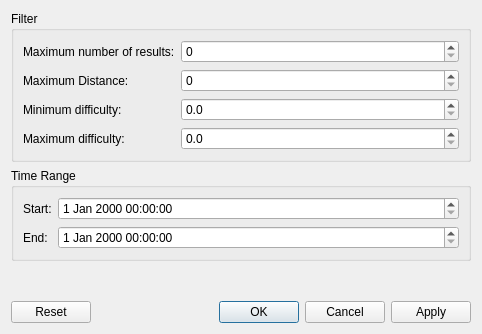
<?xml version="1.0" encoding="UTF-8"?>
<ui version="4.0">
 <class>OpenCachingConfigWidget</class>
 <widget class="QDialog" name="OpenCachingConfigWidget">
  <property name="geometry">
   <rect>
    <x>0</x>
    <y>0</y>
    <width>482</width>
    <height>334</height>
   </rect>
  </property>
  <property name="windowTitle">
   <string>Dialog</string>
  </property>
  <layout class="QVBoxLayout" name="verticalLayout">
   <item>
    <widget class="QGroupBox" name="groupBox">
     <property name="title">
      <string>Filter</string>
     </property>
     <layout class="QFormLayout" name="formLayout">
      <item row="0" column="0">
       <widget class="QLabel" name="label_3">
        <property name="text">
         <string>Maximum number of results:</string>
        </property>
       </widget>
      </item>
      <item row="0" column="1">
       <widget class="QSpinBox" name="m_numResults"/>
      </item>
      <item row="2" column="0">
       <widget class="QLabel" name="label">
        <property name="text">
         <string>Minimum difficulty:</string>
        </property>
       </widget>
      </item>
      <item row="2" column="1">
       <widget class="QDoubleSpinBox" name="m_minDifficulty">
        <property name="decimals">
         <number>1</number>
        </property>
        <property name="maximum">
         <double>5.000000000000000</double>
        </property>
       </widget>
      </item>
      <item row="3" column="0">
       <widget class="QLabel" name="label_2">
        <property name="text">
         <string>Maximum difficulty:</string>
        </property>
       </widget>
      </item>
      <item row="3" column="1">
       <widget class="QDoubleSpinBox" name="m_maxDifficulty">
        <property name="decimals">
         <number>1</number>
        </property>
        <property name="maximum">
         <double>5.000000000000000</double>
        </property>
       </widget>
      </item>
      <item row="1" column="0">
       <widget class="QLabel" name="label_6">
        <property name="text">
         <string>Maximum Distance:</string>
        </property>
       </widget>
      </item>
      <item row="1" column="1">
       <widget class="QSpinBox" name="m_maxDistance">
        <property name="maximum">
         <number>250</number>
        </property>
       </widget>
      </item>
     </layout>
    </widget>
   </item>
   <item>
    <widget class="QGroupBox" name="groupBox_2">
     <property name="title">
      <string>Time Range</string>
     </property>
     <layout class="QFormLayout" name="formLayout_2">
      <item row="0" column="0">
       <widget class="QLabel" name="label_4">
        <property name="text">
         <string>Start:</string>
        </property>
       </widget>
      </item>
      <item row="0" column="1">
       <widget class="QDateTimeEdit" name="m_startDate">
       </widget>
      </item>
      <item row="1" column="0">
       <widget class="QLabel" name="label_5">
        <property name="text">
         <string>End:</string>
        </property>
       </widget>
      </item>
      <item row="1" column="1">
       <widget class="QDateTimeEdit" name="m_endDate">
       </widget>
      </item>
     </layout>
    </widget>
   </item>
   <item>
    <spacer name="verticalSpacer">
     <property name="orientation">
      <enum>Qt::Vertical</enum>
     </property>
     <property name="sizeHint" stdset="0">
      <size>
       <width>20</width>
       <height>40</height>
      </size>
     </property>
    </spacer>
   </item>
   <item>
    <widget class="QDialogButtonBox" name="m_buttonBox">
     <property name="orientation">
      <enum>Qt::Horizontal</enum>
     </property>
     <property name="standardButtons">
      <set>QDialogButtonBox::Apply|QDialogButtonBox::Cancel|QDialogButtonBox::Ok|QDialogButtonBox::Reset</set>
     </property>
    </widget>
   </item>
  </layout>
 </widget>
 <resources/>
 <connections>
  <connection>
   <sender>m_buttonBox</sender>
   <signal>accepted()</signal>
   <receiver>OpenCachingConfigWidget</receiver>
   <slot>accept()</slot>
   <hints>
    <hint type="sourcelabel">
     <x>248</x>
     <y>254</y>
    </hint>
    <hint type="destinationlabel">
     <x>157</x>
     <y>274</y>
    </hint>
   </hints>
  </connection>
  <connection>
   <sender>m_buttonBox</sender>
   <signal>rejected()</signal>
   <receiver>OpenCachingConfigWidget</receiver>
   <slot>reject()</slot>
   <hints>
    <hint type="sourcelabel">
     <x>316</x>
     <y>260</y>
    </hint>
    <hint type="destinationlabel">
     <x>286</x>
     <y>274</y>
    </hint>
   </hints>
  </connection>
 </connections>
</ui>
